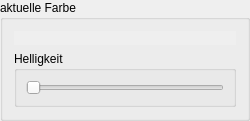
           <widget class="QGroupBox" name="color_display_group">
            <property name="minimumSize">
             <size>
              <width>250</width>
              <height>0</height>
             </size>
            </property>
            <property name="title">
             <string>aktuelle Farbe</string>
            </property>
            <property name="flat">
             <bool>false</bool>
            </property>
            <layout class="QVBoxLayout" name="verticalLayout_2">
             <property name="sizeConstraint">
              <enum>QLayout::SetMaximumSize</enum>
             </property>
             <item>
              <widget class="LuiColorDisplay" name="color_display">
               <property name="autoFillBackground">
                <bool>true</bool>
               </property>
               <property name="text">
                <string/>
               </property>
              </widget>
             </item>
             <item>
              <widget class="QGroupBox" name="brightness">
               <property name="title">
                <string>Helligkeit</string>
               </property>
               <layout class="QHBoxLayout" name="horizontalLayout_2">
                <item>
                 <widget class="QSlider" name="brightness_slider">
                  <property name="maximum">
                   <number>255</number>
                  </property>
                  <property name="orientation">
                   <enum>Qt::Horizontal</enum>
                  </property>
                 </widget>
                </item>
               </layout>
              </widget>
             </item>
            </layout>
           </widget>
